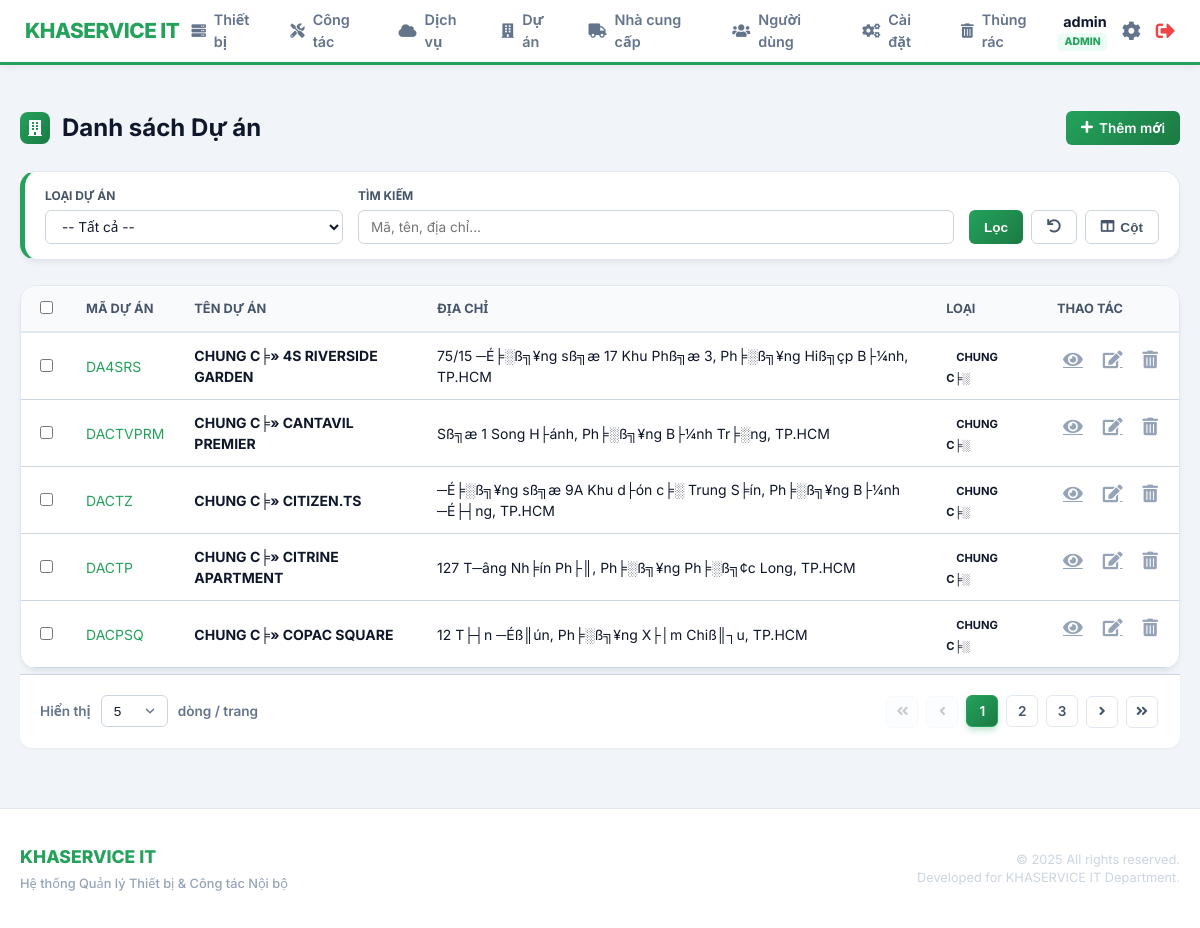
/index.php?page=projects/list (signed in), run on an earlier commit of the app's database.
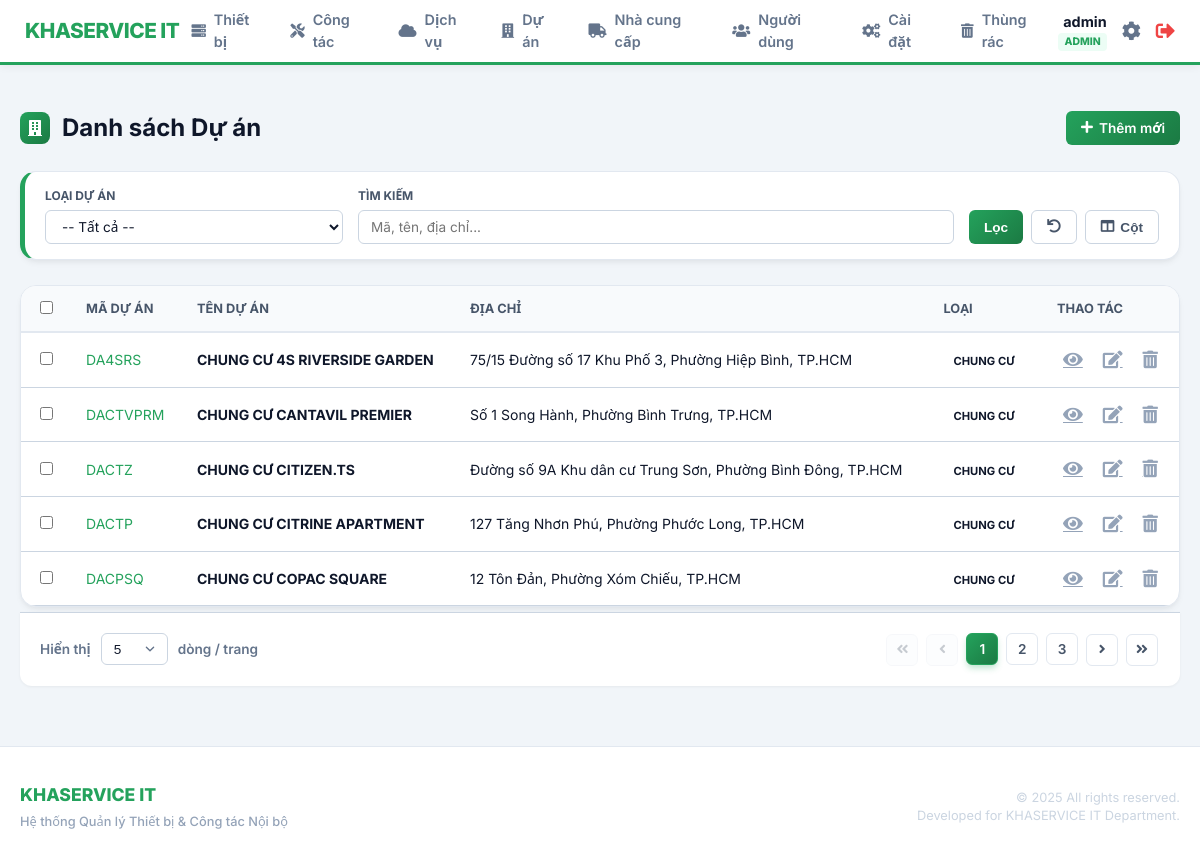
And on a later commit of the database.
### tables this page shows
CREATE TABLE `projects` (
  `id` int(11) NOT NULL AUTO_INCREMENT,
  `ma_du_an` varchar(50) NOT NULL COMMENT 'M?? d??? ??n n???i b??? (VD: DA01, DA02)',
  `ten_du_an` varchar(255) NOT NULL COMMENT 'T??n d??? ??n / chung c??',
  `dia_chi_duong` varchar(255) DEFAULT NULL,
  `dia_chi_phuong_xa` varchar(100) DEFAULT NULL,
  `dia_chi_tinh_tp` varchar(100) DEFAULT NULL,
  `dia_chi` text DEFAULT NULL COMMENT '?????a ch??? d??? ??n',
  `loai_du_an` varchar(100) DEFAULT NULL COMMENT 'Lo???i d??? ??n (Chung c??, V??n ph??ng...)',
  `ghi_chu` text DEFAULT NULL COMMENT 'Ghi ch?? th??m',
  `deleted_at` timestamp NULL DEFAULT NULL,
  PRIMARY KEY (`id`)
);

### includes/auth.php (called while the page is built, shortened)
<?php
function isAdmin() {
    return isset($_SESSION['role']) && $_SESSION['role'] === 'admin';
}
function isIT() {
    return isset($_SESSION['role']) && ($_SESSION['role'] === 'it' || $_SESSION['role'] === 'admin');
}
?>

### modules/projects/list.php (the view, shortened to what this page needs)
<?php
$rows_per_page = (isset($_GET['limit']) && is_numeric($_GET['limit'])) ? (int)$_GET['limit'] : 5;
$current_page  = (isset($_GET['p']) && is_numeric($_GET['p'])) ? (int)$_GET['p'] : 1;
$filter_keyword = trim($_GET['filter_keyword'] ?? '');
$where_clauses = ["deleted_at IS NULL"];
$where_sql = !empty($where_clauses) ? ' WHERE ' . implode(' AND ', $where_clauses) : '';
$count_stmt = $pdo->prepare("SELECT COUNT(*) FROM projects $where_sql");
$count_stmt->execute();
$total_rows  = (int)$count_stmt->fetchColumn();
$total_pages = max(1, ceil($total_rows / $rows_per_page));
$offset = ($current_page - 1) * $rows_per_page;
$stmt = $pdo->prepare("SELECT * FROM projects $where_sql ORDER BY ten_du_an ASC LIMIT :limit OFFSET :offset");
$stmt->bindValue(':limit',  $rows_per_page, PDO::PARAM_INT);
$stmt->bindValue(':offset', $offset, PDO::PARAM_INT);
$stmt->execute();
$projects_list = $stmt->fetchAll(PDO::FETCH_ASSOC);
$all_columns = [
    'ma_du_an'   => ['label' => 'Mã Dự án', 'default' => true],
    'ten_du_an'  => ['label' => 'Tên Dự án', 'default' => true],
    'dia_chi'    => ['label' => 'Địa chỉ', 'default' => true],
    'loai_du_an' => ['label' => 'Loại', 'default' => true],
];
?>
<div class="page-header">
    <h2><i class="fas fa-building"></i> Danh sách Dự án</h2>
    <?php if(isIT()): ?><a href="index.php?page=projects/add" class="btn btn-primary"><i class="fas fa-plus"></i> Thêm mới</a><?php endif; ?>
</div>
<div class="card filter-section">
    <form action="index.php" method="GET" class="filter-form">
        <div class="filter-group">
            <label>Loại Dự án</label>
            <select name="filter_type">
                <option value="">-- Tất cả --</option>
            </select>
        </div>
        <div class="filter-group" style="flex: 2;">
            <label>Tìm kiếm</label>
            <input type="text" name="filter_keyword" placeholder="Mã, tên, địa chỉ..." value="<?php echo htmlspecialchars($filter_keyword); ?>">
        </div>
        <div class="filter-actions" style="margin-left: auto;">
            <button type="submit" class="btn btn-primary">Lọc</button>
            <a href="index.php?page=projects/list" class="btn btn-secondary"><i class="fas fa-undo"></i></a>
            <div class="column-selector-container">
                <button type="button" class="btn btn-secondary" onclick="toggleColumnMenu()"><i class="fas fa-columns"></i> Cột</button>
            </div>
        </div>
    </form>
</div>
<form action="index.php?page=projects/export" method="POST" id="projects-form">
    <div class="table-container card">
        <table class="content-table" id="projectsTable">
            <thead>
                <tr>
                    <th width="40"><input type="checkbox" id="select-all"></th>
                    <?php foreach ($all_columns as $k => $c): ?>
                        <th data-col="<?php echo $k; ?>"><?php echo htmlspecialchars($c['label']); ?></th>
                    <?php endforeach; ?>
                    <th width="100" class="text-center">Thao tác</th>
                </tr>
            </thead>
            <tbody>
                <?php foreach ($projects_list as $p): ?>
                    <tr>
                        <td><input type="checkbox" name="ids[]" value="<?php echo $p['id']; ?>" class="row-checkbox"></td>
                        <td data-col="ma_du_an" class="font-medium text-primary"><?php echo htmlspecialchars($p['ma_du_an']); ?></td>
                        <td data-col="ten_du_an" class="font-bold"><?php echo htmlspecialchars($p['ten_du_an']); ?></td>
                        <td data-col="dia_chi">
                            <?php
                                $addr = array_filter([$p['dia_chi_duong'], $p['dia_chi_phuong_xa'], $p['dia_chi_tinh_tp']]);
                                echo htmlspecialchars(!empty($addr) ? implode(', ', $addr) : '');
                            ?>
                        </td>
                        <td data-col="loai_du_an"><span class="badge status-info"><?php echo htmlspecialchars($p['loai_du_an']); ?></span></td>
                        <td class="actions text-center">
                            <a href="index.php?page=projects/view&id=<?php echo $p['id']; ?>" class="btn-icon" title="Xem"><i class="fas fa-eye"></i></a>
                            <?php if(isIT()): ?>
                                <a href="index.php?page=projects/edit&id=<?php echo $p['id']; ?>" class="btn-icon" title="Sửa"><i class="fas fa-edit"></i></a>
                                <?php if(isAdmin()):  ?>
                                    <a href="index.php?page=projects/delete&id=<?php echo $p['id']; ?>" data-url="index.php?page=projects/delete&id=<?php echo $p['id']; ?>&confirm_delete=1" class="btn-icon delete-btn" title="Xóa"><i class="fas fa-trash-alt"></i></a>
                                <?php endif; ?>
                            <?php endif; ?>
                        </td>
                    </tr>
                <?php endforeach; ?>
            </tbody>
        </table>
    </div>
</form>
<div class="pagination-container">
    <div class="rows-per-page">
        <form action="index.php" method="GET" class="rows-per-page-form">
            <label>Hiển thị</label>
            <select name="limit" onchange="this.form.submit()" class="form-select-sm">
                <?php foreach([5,10,25,50,100] as $lim): ?>
                    <option value="<?php echo $lim; ?>" <?php echo $rows_per_page == $lim ? 'selected' : ''; ?>><?php echo $lim; ?></option>
                <?php endforeach; ?>
            </select>
            <span>dòng / trang</span>
        </form>
    </div>
    <div class="pagination-links">
        <?php $q = $_GET; unset($q['p']); $base = 'index.php?' . http_build_query($q); ?>
        <a href="<?php echo $base . '&p=1'; ?>" class="page-link <?php echo $current_page <= 1 ? 'disabled' : ''; ?>" title="Trang đầu"><i class="fas fa-angle-double-left"></i></a>
        <a href="<?php echo $base . '&p=' . max(1, $current_page - 1); ?>" class="page-link <?php echo $current_page <= 1 ? 'disabled' : ''; ?>" title="Trang trước"><i class="fas fa-angle-left"></i></a>
        <?php for ($i = max(1, $current_page - 2); $i <= min($total_pages, $current_page + 2); $i++): ?>
            <a href="<?php echo $base . '&p=' . $i; ?>" class="page-link <?php echo $i == $current_page ? 'active' : ''; ?>"><?php echo $i; ?></a>
        <?php endfor; ?>
        <a href="<?php echo $base . '&p=' . min($total_pages, $current_page + 1); ?>" class="page-link <?php echo $current_page >= $total_pages ? 'disabled' : ''; ?>" title="Trang sau"><i class="fas fa-angle-right"></i></a>
        <a href="<?php echo $base . '&p=' . $total_pages; ?>" class="page-link <?php echo $current_page >= $total_pages ? 'disabled' : ''; ?>" title="Trang cuối"><i class="fas fa-angle-double-right"></i></a>
    </div>
</div>

### includes/header.php (shortened to what this page needs)
<?php
$protocol = (isset($_SERVER['HTTPS']) && $_SERVER['HTTPS'] === 'on') ? 'https' : 'http';
$host = $_SERVER['HTTP_HOST'];
$script_name = $_SERVER['SCRIPT_NAME'];
$base_dir = dirname(dirname($script_name));
$base_dir = rtrim($base_dir, '/\\') . '/';
$final_base = $protocol . "://" . $host . $base_dir;
?>
<!DOCTYPE html>
<html lang="vi">
<head>
    <link rel="stylesheet" href="https://cdnjs.cloudflare.com/ajax/libs/font-awesome/5.15.4/css/all.min.css" />
    <link rel="stylesheet" href="<?php echo $final_base; ?>assets/css/style.css">
    <link rel="stylesheet" href="<?php echo $final_base; ?>assets/css/layout.css">
</head>
<body>
    <header class="main-header">
        <div class="header-left">
            <div class="logo">
                <a href="<?php echo $final_base; ?>index.php">KHASERVICE IT</a>
            </div>
        </div>
        <nav class="main-nav" id="mobile-menu">
            <ul>
                <li><a href="index.php?page=devices/list"><i class="fas fa-server"></i> Thiết bị</a></li>
                <li><a href="index.php?page=maintenance/history"><i class="fas fa-tools"></i> Công tác</a></li>
                <li><a href="index.php?page=services/list"><i class="fas fa-cloud"></i> Dịch vụ</a></li>
                <li><a href="index.php?page=projects/list"><i class="fas fa-building"></i> Dự án</a></li>
                <li><a href="index.php?page=suppliers/list"><i class="fas fa-truck"></i> Nhà cung cấp</a></li>
                <?php if (isset($_SESSION['role']) && $_SESSION['role'] === 'admin'): ?>
                    <li><a href="index.php?page=users/list"><i class="fas fa-users"></i> Người dùng</a></li>
                    <li><a href="index.php?page=settings/system"><i class="fas fa-cogs"></i> Cài đặt</a></li>
                <?php endif; ?>
                <li><a href="index.php?page=trash/list" class="trash-link"><i class="fas fa-trash-alt"></i> Thùng rác</a></li>
            </ul>
        </nav>
        <div class="user-info">
            <div class="user-meta">
                <span class="user-name-text"><?php echo htmlspecialchars($_SESSION['fullname'] ?? $_SESSION['username']); ?></span>
                <span class="user-role"><?php echo strtoupper($_SESSION['role']); ?></span>
            </div>
            <a href="index.php?page=users/settings" class="settings-link" title="Cài đặt"><i class="fas fa-cog"></i></a>
            <a href="logout.php" class="logout-link" title="Thoát"><i class="fas fa-sign-out-alt"></i></a>
        </div>
    </header>
    <main class="main-content">
        <div class="container">

### public/index.php (shortened to what this page needs)
<?php
require_once __DIR__ . '/../includes/auth.php';
include_once __DIR__ . '/../includes/header.php';
$page = $_GET['page'] ?? 'home';
$page = preg_replace('/[^a-zA-Z0-9\/_.-]/', '', $page);
$requested_file = __DIR__ . '/../modules/' . $page . '.php';
$base_path = realpath(__DIR__ . '/../modules');
$module_path = realpath($requested_file);
if ($module_path && strpos($module_path, $base_path) === 0 && file_exists($module_path)) {
    include $module_path;
}
?>
<?php
include_once __DIR__ . '/../includes/footer.php';

### includes/footer.php (shortened to what this page needs)
</div>
    </main>
    <footer class="main-footer">
        <div class="container">
            <div class="footer-content">
                <div class="footer-brand-info">
                    <span class="footer-logo-text">KHASERVICE IT</span>
                    <span class="footer-tagline">Hệ thống Quản lý Thiết bị & Công tác Nội bộ</span>
                </div>
                <div class="footer-copyright-text">
                    <p>&copy; <?php echo date('Y'); ?> All rights reserved.</p>
                    <p class="mobile-hide">Developed for KHASERVICE IT Department.</p>
                </div>
            </div>
        </div>
    </footer>
</body>
</html>

### assets/css/layout.css (style rules this page uses)
* { box-sizing: border-box; }
html, body { height: 100%; margin: 0; max-width: 100%; overflow-x: hidden; }
body { display: flex; flex-direction: column; background-color: var(--background-color); }
.container { width: 100%; max-width: 1400px; margin: 0 auto; padding: 0 20px; }
.main-header { background-color: #fff; padding: 10px 25px; display: flex; justify-content: space-between; align-items: center; box-shadow: 0 2px 8px rgba(0,0,0,0.06); position: sticky; top: 0; z-index: 1000; height: 65px; width: 100%; }
.header-left { display: flex; align-items: center; gap: 15px; flex-shrink: 0; }
.main-header .logo a { color: var(--primary-color); text-decoration: none; font-size: 1.3rem; font-weight: 800; letter-spacing: -0.5px; }
.user-info { display: flex; align-items: center; gap: 15px; flex-shrink: 0; }
.user-meta { display: flex; flex-direction: column; text-align: right; }
.user-name-text { font-weight: 700; color: var(--text-color); font-size: 0.9rem; }
.user-role { font-size: 0.65rem; font-weight: 800; color: var(--primary-color); background: #ecfdf5; padding: 1px 6px; border-radius: 4px; }
.settings-link { color: #64748b; font-size: 1.2rem; transition: color 0.2s; }
.logout-link { color: #ef4444; font-size: 1.2rem; }
.main-nav ul { list-style: none; margin: 0; padding: 0; display: flex; gap: 5px; }
.main-nav a { color: #64748b; text-decoration: none; font-size: 0.9rem; font-weight: 600; padding: 8px 12px; border-radius: 8px; transition: 0.2s; display: flex; align-items: center; gap: 8px; }
.main-content { flex: 1; padding: 20px 0 60px; width: 100%; }
.main-footer { background-color: #fff; border-top: 1px solid #e2e8f0; padding: 35px 0; margin-top: auto; width: 100%; }
.footer-content { display: flex; justify-content: space-between; align-items: center; gap: 20px; }
.footer-brand-info { display: flex; flex-direction: column; gap: 4px; }
.footer-logo-text { font-weight: 800; color: var(--primary-color); font-size: 1.1rem; text-transform: uppercase; }
.footer-tagline { font-size: 0.8rem; color: #94a3b8; font-weight: 500; }
.footer-copyright-text { text-align: right; color: #cbd5e1; font-size: 0.8rem; line-height: 1.4; }
.footer-copyright-text p { margin: 0; }

### includes/header.php (style rules this page uses)
.settings-link { color: #64748b; font-size: 1.2rem; transition: color 0.2s; }
.logout-link { color: #ef4444; font-size: 1.2rem; }

What changed in the data, as far as the page shows it:
changed projects "DA4SRS": ten_du_an "CHUNG C╞» 4S RIVERSIDE GARDEN" → "CHUNG CƯ 4S RIVERSIDE GARDEN"; addr "75/15 ─É╞░ß╗¥ng sß╗æ 17 Khu Phß╗æ 3, Ph╞░ß╗¥ng Hiß╗çp B├¼nh, TP.HCM" → "75/15 Đường số 17 Khu Phố 3, Phường Hiệp Bình, TP.HCM"; loai_du_an "CHUNG C╞░" → "CHUNG CƯ"
changed projects "DACTVPRM": ten_du_an "CHUNG C╞» CANTAVIL PREMIER" → "CHUNG CƯ CANTAVIL PREMIER"; addr "Sß╗æ 1 Song H├ánh, Ph╞░ß╗¥ng B├¼nh Tr╞░ng, TP.HCM" → "Số 1 Song Hành, Phường Bình Trưng, TP.HCM"; loai_du_an "CHUNG C╞░" → "CHUNG CƯ"
changed projects "DACTZ": ten_du_an "CHUNG C╞» CITIZEN.TS" → "CHUNG CƯ CITIZEN.TS"; addr "─É╞░ß╗¥ng sß╗æ 9A Khu d├ón c╞░ Trung S╞ín, Ph╞░ß╗¥ng B├¼nh ─É├┤ng, TP.HCM" → "Đường số 9A Khu dân cư Trung Sơn, Phường Bình Đông, TP.HCM"; loai_du_an "CHUNG C╞░" → "CHUNG CƯ"
changed projects "DACTP": ten_du_an "CHUNG C╞» CITRINE APARTMENT" → "CHUNG CƯ CITRINE APARTMENT"; addr "127 T─âng Nh╞ín Ph├║, Ph╞░ß╗¥ng Ph╞░ß╗¢c Long, TP.HCM" → "127 Tăng Nhơn Phú, Phường Phước Long, TP.HCM"; loai_du_an "CHUNG C╞░" → "CHUNG CƯ"
changed projects "DACPSQ": ten_du_an "CHUNG C╞» COPAC SQUARE" → "CHUNG CƯ COPAC SQUARE"; addr "12 T├┤n ─Éß║ún, Ph╞░ß╗¥ng X├│m Chiß║┐u, TP.HCM" → "12 Tôn Đản, Phường Xóm Chiếu, TP.HCM"; loai_du_an "CHUNG C╞░" → "CHUNG CƯ"
